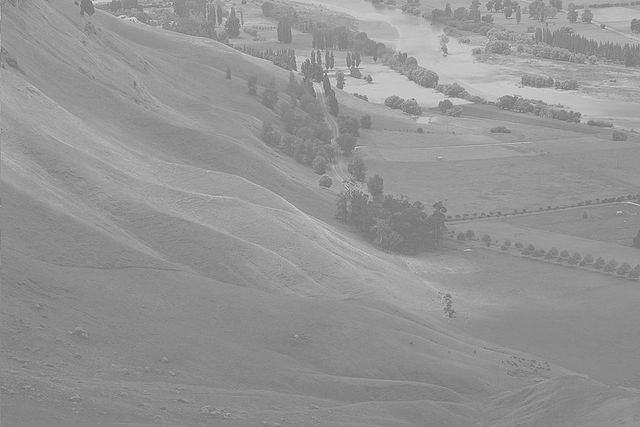
#> input picture plotting/640px-Unequalized_Hawkes_Bay_NZ.jpg, 640 x 427 px
$ python plot____39.py   (older library calls are emulated)
#> lines starting #> are read from the running program, lines starting #| are printed output that depends on the picture
# Import plotting modules
import matplotlib.pyplot as plt
import seaborn as sns
import pandas as pd
# Print the covariance matrix
# Load the image into an array: image
# Load the image into an array: image
image = plt.imread('640px-Unequalized_Hawkes_Bay_NZ.jpg')
#> image is the input picture: shape (427, 640); min 104, max 230, mean 148

# Display image in top subplot using color map 'gray'
plt.subplot(2, 1, 1)
plt.imshow(image, cmap='gray')
plt.title('Original image')
plt.axis('off')

# Flatten the image into 1 dimension: pixels
pixels = image.flatten()

# Display a histogram of the pixels in the bottom subplot
plt.subplot(2, 1, 2)
pdf = plt.hist(pixels, bins=64, range=(0, 256), normed=False,
               color='red', alpha=0.4)
plt.grid('off')

# Use plt.twinx() to overlay the CDF in the bottom subplot
plt.twinx()

# Display a cumulative histogram of the pixels
cdf = plt.hist(pixels, bins=64, range=(0, 256),
               normed=True, cumulative=True,
               color='blue', alpha=0.4)

# Specify x-axis range, hide axes, add title and display plot
plt.xlim((0, 256))
plt.grid('off')
plt.title('PDF & CDF (original image)')
plt.show()
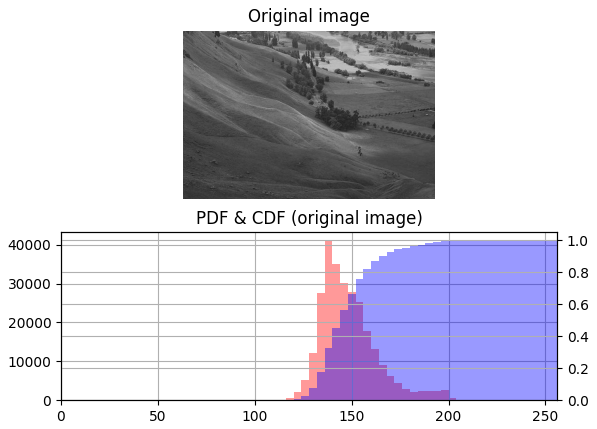
#> figure drawn by matplotlib, 3 panels; panel 2: tallest bar 41175 high, from x = 136 to 140
